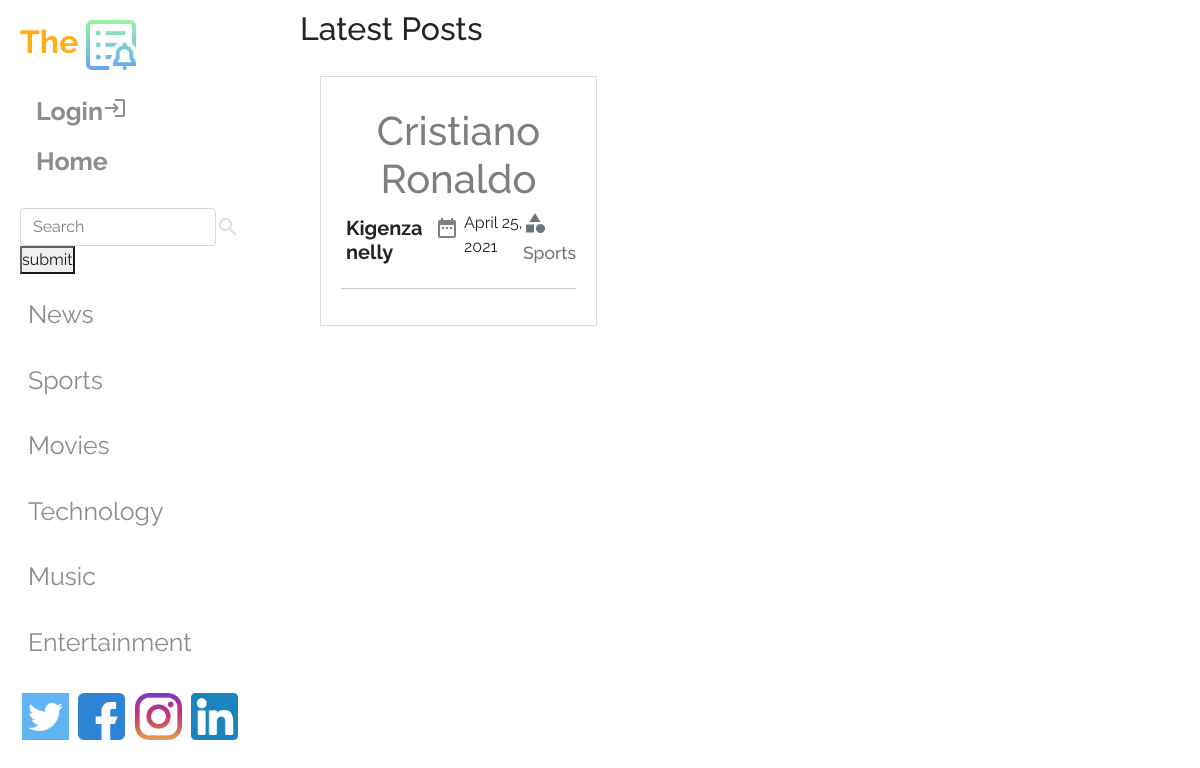
/Sports, run on the app's committed database.
### app.py (models this page shows)
class posts(db.Model):
    id = db.Column(db.Integer , primary_key=True)
    title = db.Column(db.String(90), nullable=False)
    sub_title = db.Column(db.Text, nullable=False)
    content = db.Column(db.Text, nullable=False)
    author = db.Column(db.String(30), nullable=False)
    category = db.Column(db.String(30), nullable=False)
    date_posted= db.Column(db.DateTime, nullable=False,default=datetime.now())
    img = db.Column(db.String(30), nullable=False)
    comments = db.Column(db.String(30), nullable=False)

### app.py (the view)
@app.route('/Sports')
def sports():
    all_posts = posts.query.order_by(posts.date_posted.desc()).all()
    return render_template('sports.html', posts = all_posts)

### templates/sports.html (shortened to what this page needs)
{% extends 'base.html' %}
{% block body %}
<section class="s1">
    <div class="container1">
      <h2 style="margin-top: 10px;">Latest Posts</h2>
    <div class="nelly" style="display: grid; grid-template-columns: repeat(2,1fr);grid-gap: 6px; padding: 20px;">
{% for post in posts %}
{% if post.category == 'Sports' %}
      <div class="box" style="padding: 20px; border: 1px solid gainsboro; width: 100%; margin: auto;margin-bottom: 10px;" >
        <a class="ant" href="{{url_for('post',post_id=post.id)}}" style="text-decoration: none; color: black; ">
  <h1 class="ant" style="text-align: center; margin-top: 10px; opacity: 0.5; transition: 0.7s ease-in-out;">{{post.title}} </h1>
</a>
  <div class="coco"style="display: flex; ">
  <h5 style="margin: 5px;font-weight: bolder; ">{{post.author}}</h5>
  <p style='font: italic; margin:5px; color: #818181;' ><span class="material-icons">
    </span></p>{{post.date_posted.strftime('%B %d, %Y ')}}
  <h5 style='margin-left: auto;'><small class="text-muted"><span class="material-icons">
    </span>{{post.category}}</small></h5>
</div>
  <hr>
</div>
{% endif %}
{% endfor %}
</div>
</div>
</section>
{% endblock %}

### static/css/style.css (style rules this page uses)
* { padding: 0; margin: 0; box-sizing: border-box; font-family: 'Raleway', sans-serif; }
html,body { height: 100%; }
.container1 { width: 50%; margin: auto; }

### data on the page
posts: title "Cristiano Ronaldo", author "Kigenza nelly", date_posted "April 25, 2021", category "Sports"
